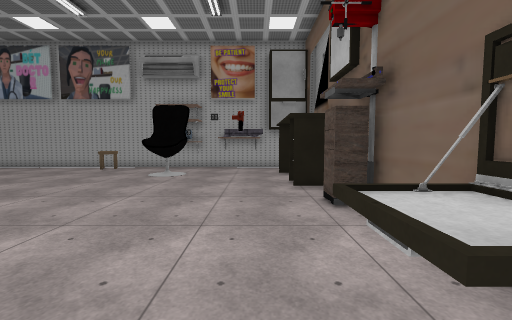
[1] (above)

15 first-person views from a walk through a scene from a Unity 3-D project. The camera is 1.5 m above the floor, tilts 4° down and sees 90° across. The floor is counted in squares, 1 m on a side. Each view is taken from the middle of a square. On the plan, view 1 faces up. The plan holds only what a view shows up to about 13 squares ahead; the rest is blank. The place goes on beyond the plan. The player is left out. Some animated figures are left out. Some surface patterns are stand-ins.

[2]
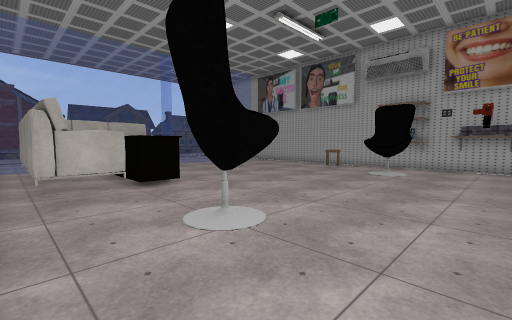

[3]
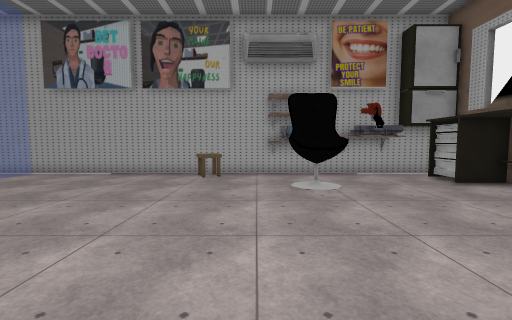

[4]
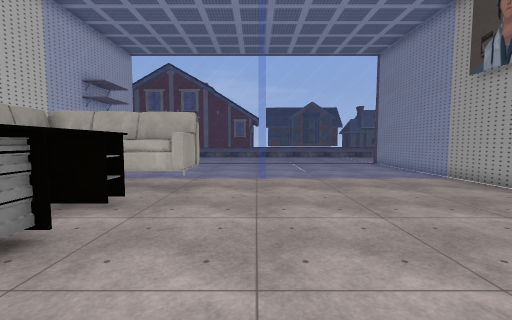

[5]
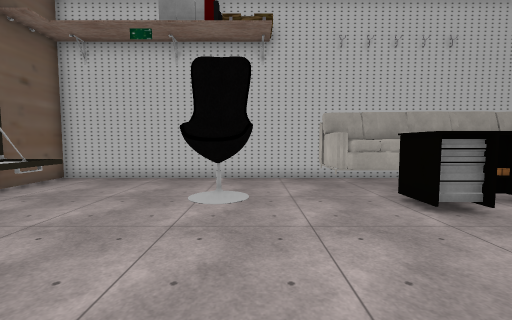

[6]
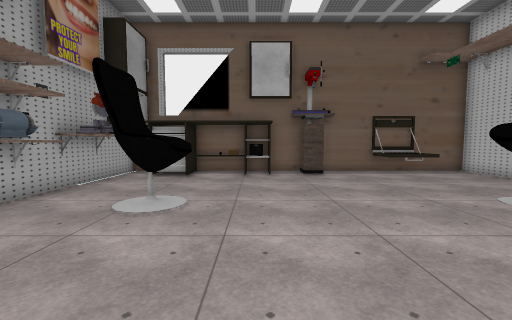

[7]
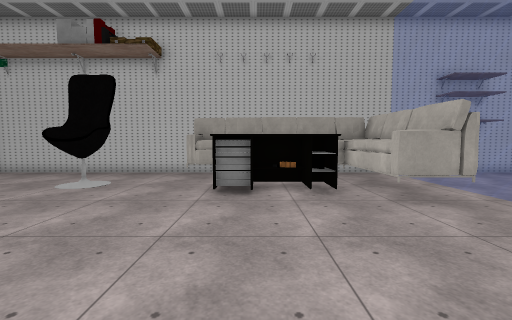

[8]
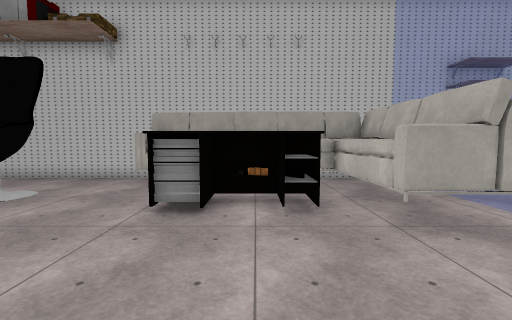

[9]
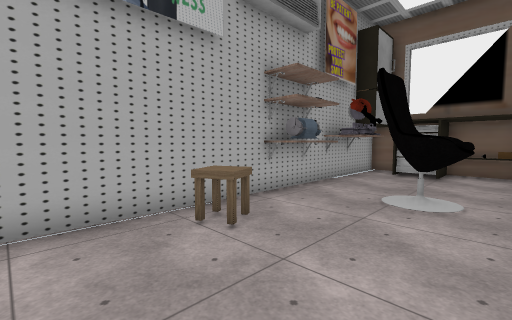

[10]
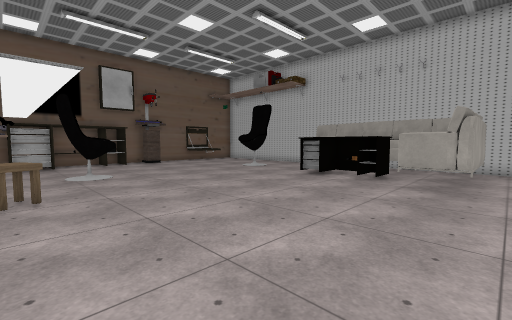

[11]
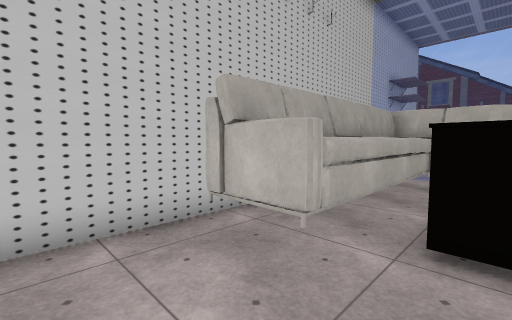

[12]
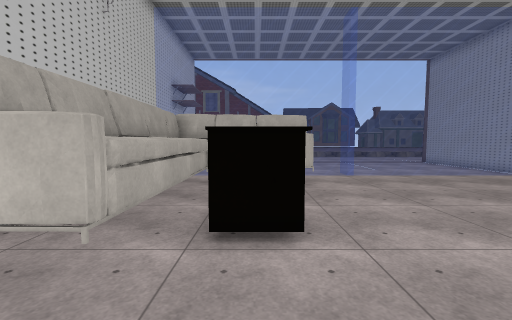

[13]
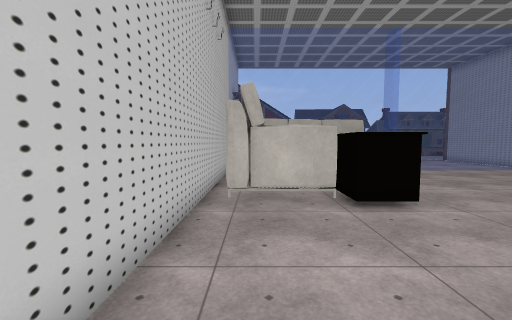

[14]
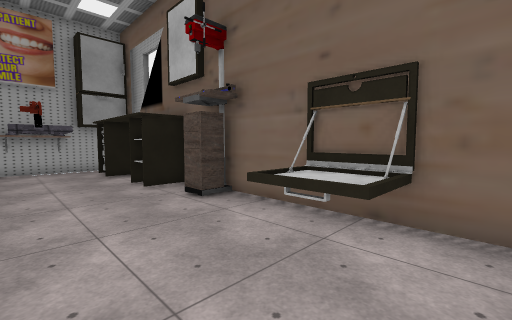

[15]
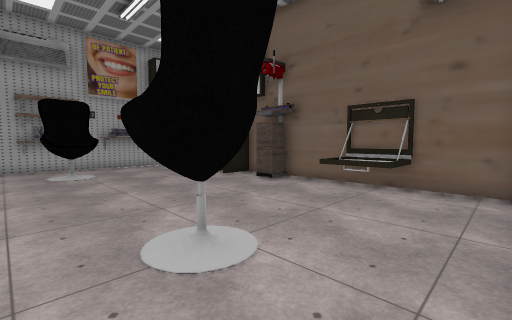

### Floor plan
Key: @ floor where view 1 was taken; # wall or solid block; . floor; = window, fence, low wall or low ledge; C chair; T table; S shelf; L stool; O other object.
Columns run from 19 left of view 1 to 3 right of it. Each row starts with its distance up from view 1.
 15 ##=###########SO#######
 14  .=........L..SOS.....#
 13  .=.................TTT
 12  .=............C....TTT
 11  .=...........CCC.....T
 10  .=...................T
  9  .=.................TTT
  8  .=...................#
  7  .=..................##
  6  .=..................##
  5  .=.OO................#
  4  .=.OO.T TT...........#
  3  .=.OO.TTTT....C....OOO
  2    .OO........CCC...OOO
  1    .OOOOOOOO........OO#
  0    .OOOOOOOO.......@..#
 -1   =...................#
 -2    ####################

Positions as (right, up) in squares from view 1, and headings:
1: (0, 0), facing up
2: (0, -1), facing up-left
3: (-6, 3), facing up
4: (-6, 7), facing left
5: (-5, 9), facing down
6: (-10, 9), facing right
7: (-10, 11), facing down
8: (-11, 9), facing down
9: (-11, 10), facing up-right
10: (-16, 14), facing down-right
11: (-5, 3), facing down-left
12: (-5, 3), facing left
13: (-3, 0), facing left
14: (-2, 0), facing up-right
15: (-6, -1), facing up-right
